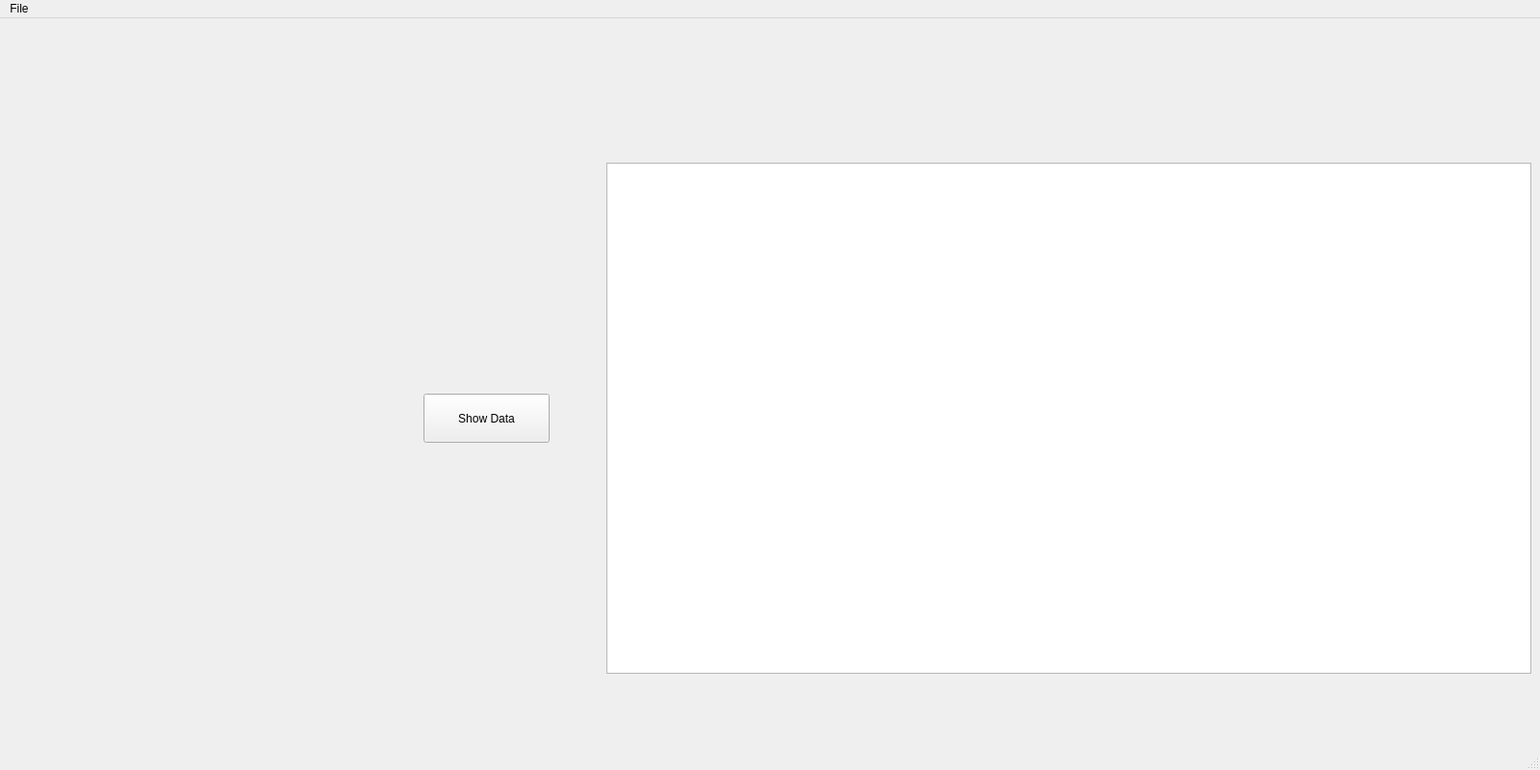
<?xml version="1.0" encoding="UTF-8"?>
<ui version="4.0">
 <class>MainWindow</class>
 <widget class="QMainWindow" name="MainWindow">
  <property name="geometry">
   <rect>
    <x>0</x>
    <y>0</y>
    <width>1600</width>
    <height>800</height>
   </rect>
  </property>
  <property name="windowTitle">
   <string>MainWindow</string>
  </property>
  <widget class="QWidget" name="centralwidget">
   <widget class="QTableView" name="tableView">
    <property name="geometry">
     <rect>
      <x>630</x>
      <y>150</y>
      <width>961</width>
      <height>531</height>
     </rect>
    </property>
   </widget>
   <widget class="QPushButton" name="show_Data">
    <property name="geometry">
     <rect>
      <x>440</x>
      <y>390</y>
      <width>131</width>
      <height>51</height>
     </rect>
    </property>
    <property name="text">
     <string>Show Data</string>
    </property>
   </widget>
  </widget>
  <widget class="QMenuBar" name="menubar">
   <property name="geometry">
    <rect>
     <x>0</x>
     <y>0</y>
     <width>1600</width>
     <height>21</height>
    </rect>
   </property>
   <widget class="QMenu" name="menuFile">
    <property name="title">
     <string>File</string>
    </property>
    <addaction name="actionAdmin"/>
    <addaction name="actionExit"/>
   </widget>
   <addaction name="menuFile"/>
  </widget>
  <widget class="QStatusBar" name="statusbar"/>
  <action name="actionAdmin">
   <property name="text">
    <string>Admin...</string>
   </property>
  </action>
  <action name="actionExit">
   <property name="text">
    <string>Exit</string>
   </property>
  </action>
 </widget>
 <resources/>
 <connections/>
</ui>
